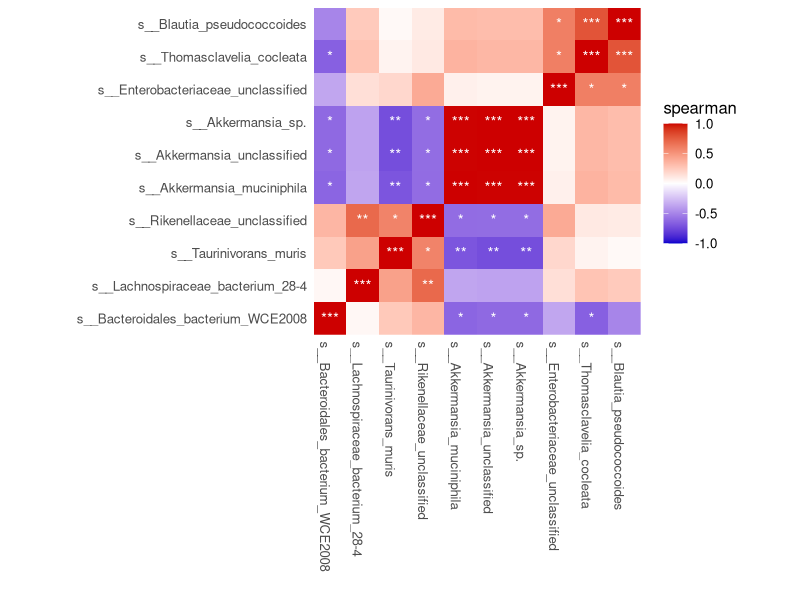

Source code (R):
require(dplyr)
require(ggplot2)

gut <- readxl::read_excel("41.correlation heatmap.xlsx") %>% 
  tibble::column_to_rownames("Sample")

ggcorheat <- function(dat, cor.method = "spearman", 
                      colours = c("blue3","white","red3")){
  cor_est_dat <- cor_sig_dat <- matrix(ncol = ncol(dat), nrow = ncol(dat))
  colnames(cor_sig_dat) <- rownames(cor_sig_dat) <-
    colnames(cor_est_dat) <- rownames(cor_est_dat) <- 
    colnames(dat)
  
  for (i in colnames(dat)) {
    for (j in colnames(dat)) {
      tmp <- cor.test(dat %>% dplyr::select(i) %>% unlist, 
                      dat %>% dplyr::select(j) %>% unlist,
                      method = cor.method)
      cor_sig_dat[j,i] <- tmp$p.value
      cor_est_dat[j,i] <- tmp$estimate
    }
  }
  cor_sig_dat <- cor_sig_dat %>% 
    as.data.frame %>% 
    tibble::rownames_to_column("ID") %>% 
    tidyr::pivot_longer(cols = colnames(dat)) %>% 
    mutate(padj = p.adjust(value, method = "fdr")) %>% 
    dplyr::select(-value) %>% 
    tidyr::pivot_wider(names_from = "name", values_from = "padj") %>% 
    tibble::column_to_rownames("ID")
  
  datagg.p <- cor_sig_dat %>% as.data.frame %>% 
    tibble::rownames_to_column("Gene") %>%
    reshape2::melt("Gene") %>%
    rename(p = "value") %>%
    mutate(ID = paste0(Gene,"-",variable)) %>%
    dplyr::select(-c(Gene, variable)) %>%
    mutate(sig = ifelse(p > 0.05,"",ifelse(p > 0.01, "*",ifelse(p > 0.001, "**", "***"))))
  datagg <- cor_est_dat %>% as.data.frame %>% 
    tibble::rownames_to_column("Gene") %>%
    reshape2::melt("Gene") %>%
    mutate(ID = paste0(Gene,"-",variable)) %>%
    left_join(datagg.p, by = "ID")
  
  data.clust <- datagg %>% 
    dplyr::select(all_of(c("Gene","variable","value"))) %>% 
    tidyr::pivot_wider(names_from = "variable", values_from = "value") %>% 
    tibble::column_to_rownames("Gene") %>% 
    dist() %>% 
    hclust(method = "ward.D2")
  
  p <- datagg %>% 
    mutate(Gene = factor(Gene, levels = colnames(dat)[data.clust$order]),
           variable = factor(variable, levels = colnames(dat)[data.clust$order])) %>% 
    ggplot(aes(x = Gene, y = variable, fill = value, label = sig)) +
    geom_tile() +
    geom_text(color = "white") +
    labs(x = "", y = "", fill = "spearman") +
    scale_x_discrete(expand = c(0,0)) +
    scale_y_discrete(expand = c(0,0)) +
    scale_fill_gradient2(low = colours[1], mid = colours[2], high = colours[3], 
                         midpoint = 0, breaks = c(-1,-.5,0,.5,1), limits = c(-1,1)) +
    coord_fixed(ratio = 1) + 
    theme_classic() +
    theme(text = element_text(size = 12),
          axis.text.x.bottom = element_text(angle = 270, hjust = 0),
          line = element_blank())
  return(p)
}

p1 <- ggcorheat(dat = gut)
ggsave(plot = p1, filename = paste0("gut",".pdf"), 
       device = "pdf",width = 8, height = 8, dpi = 300)

# Interestingly, even we conduct FDR to avoid the false positive results, particularly,
# in correlation analysis, FDR adjustion increase the number of significant correlation (
# fdr-q < 0.05).



